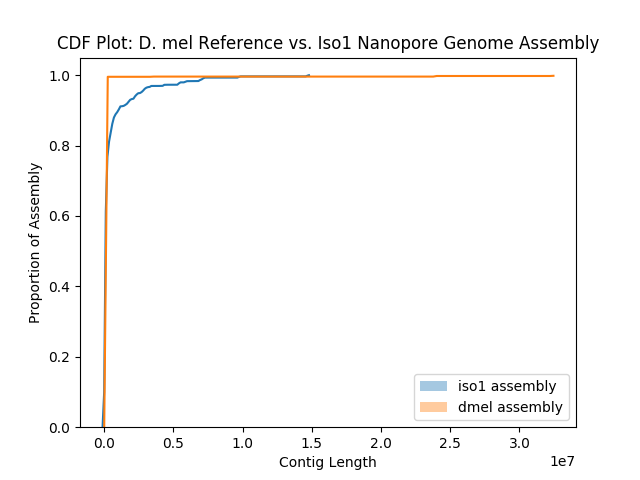

Write Python code to recreate this figure.
#!/usr/bin/env python3

import sys
import seaborn
import matplotlib.pyplot as plt

def file_to_data (file_path: 'Path') -> list:
        my_file = None
        data = []
        try:
                my_file = open(file_path, 'r')
                for line in my_file:
                        data.append(int(line))
        finally:
                if my_file != None:
                        my_file.close()
        return data

def plot(data1: 'iso1 contigs', data2: 'dmel contigs') -> 'plot':
        cdf_plot = seaborn.distplot(data1,  kde_kws = dict(cumulative=True), bins = 1000, label = 'iso1 assembly')
        seaborn.distplot(data2, kde_kws = dict(cumulative=True),  bins = 1000, label = 'dmel assembly')
        cdf_plot.set_title('CDF Plot: D. mel Reference vs. Iso1 Nanopore Genome Assembly')
        cdf_plot.set_ylabel('Proportion of Assembly')
        cdf_plot.set_xlabel('Contig Length')
        plt.legend()
        plt.show()

if __name__ == '__main__':
        iso1_data = file_to_data(sys.argv[1])
        dmel_data = file_to_data(sys.argv[2])
        plot(iso1_data, dmel_data)
